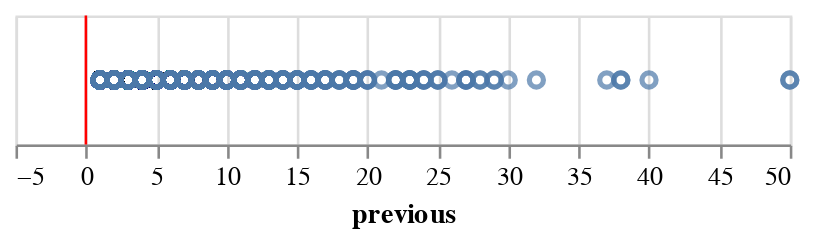

Notebook code for this chart:
### Code cell
# As indicated, all points >= 0. (The red line indicates the minimum.)
alt.Chart(train_df).mark_boxplot().encode(
    alt.X("previous").scale(domain=(-5, 50), clamp=True)
).properties(height=50) + alt.Chart(train_df).mark_rule().encode(x="min(previous)", color=alt.value("red"))

### Figure 1 — Vega specification as saved in the notebook (floating-point values rounded to 4 significant figures; data arrays with more than 128 entries replaced by an {"elided": "..."} marker saying what was removed)
{"$schema": "https://vega.github.io/schema/vega/v5.json", "data": [{"name": "source_0"}, {"name": "data_0"}, {"name": "data_1", "values": {"elided": "6172 records"}}, {"name": "data_2"}, {"name": "data_3", "values": [{"lower_box_previous": 0.0, "lower_whisker_previous": 0, "upper_whisker_previous": 0}]}, {"name": "data_4", "values": [{"lower_whisker_previous": 0, "upper_box_previous": 0.0, "upper_whisker_previous": 0}]}, {"name": "data_5"}, {"name": "data_6", "values": [{"min_previous": 0}]}, {"name": "data_7", "values": [{"lower_box_previous": 0.0, "max_previous": 275, "mid_box_previous": 0, "min_previous": 0, "upper_box_previous": 0.0}]}, {"name": "data_8", "values": [{"lower_box_previous": 0.0, "max_previous": 275, "mid_box_previous": 0, "min_previous": 0, "upper_box_previous": 0.0}]}], "marks": [{"type": "symbol", "name": "layer_0_layer_0_layer_0_marks", "from": {"data": "data_1"}, "encode": {"update": {"opacity": {"value": 0.7}, "ariaRoleDescription": {"value": "point"}, "fill": {"value": "transparent"}, "description": {"signal": "\"previous: \" + (format(datum[\"previous\"], \"\"))"}, "stroke": {"value": "#4c78a8"}, "x": {"field": "previous", "scale": "x"}, "y": {"signal": "height", "mult": 0.5}}}, "style": ["point", "boxplot-outliers"]}, {"type": "rule", "name": "layer_0_layer_0_layer_1_layer_0_marks", "from": {"data": "data_3"}, "encode": {"update": {"y": {"signal": "height", "mult": 0.5}, "stroke": {"value": "black"}, "x": {"field": "lower_whisker_previous", "scale": "x"}, "x2": {"field": "lower_box_previous", "scale": "x"}, "tooltip": {"signal": "{\"Upper Whisker of previous\": format(datum[\"upper_whisker_previous\"], \"\"), \"Lower Whisker of previous\": format(datum[\"lower_whisker_previous\"], \"\")}"}}}, "aria": false, "style": ["rule", "boxplot-rule"]}, {"type": "rule", "name": "layer_0_layer_0_layer_1_layer_1_marks", "from": {"data": "data_4"}, "encode": {"update": {"x": {"field": "upper_box_previous", "scale": "x"}, "y": {"signal": "height", "mult": 0.5}, "x2": {"field": "upper_whisker_previous", "scale": "x"}, "stroke": {"value": "black"}, "tooltip": {"signal": "{\"Upper Whisker of previous\": format(datum[\"upper_whisker_previous\"], \"\"), \"Lower Whisker of previous\": format(datum[\"lower_whisker_previous\"], \"\")}"}}}, "style": ["rule", "boxplot-rule"], "aria": false}, {"type": "rect", "name": "layer_0_layer_1_layer_0_marks", "from": {"data": "data_7"}, "encode": {"update": {"yc": {"signal": "height", "mult": 0.5}, "tooltip": {"signal": "{\"Max of previous\": format(datum[\"max_previous\"], \"\"), \"Q3 of previous\": format(datum[\"upper_box_previous\"], \"\"), \"Median of previous\": format(datum[\"mid_box_previous\"], \"\"), \"Q1 of previous\": format(datum[\"lower_box_previous\"], \"\"), \"Min of previous\": format(datum[\"min_previous\"], \"\")}"}, "x2": {"field": "upper_box_previous", "scale": "x"}, "fill": {"value": "#4c78a8"}, "description": {"signal": "\"previous: \" + (format(datum[\"lower_box_previous\"], \"\")) + \"; upper_box_previous: \" + (format(datum[\"upper_box_previous\"], \"\")) + \"; Max of previous: \" + (format(datum[\"max_previous\"], \"\")) + \"; Q3 of previous: \" + (format(datum[\"upper_box_previous\"], \"\")) + \"; Median of previous: \" + (format(datum[\"mid_box_previous\"], \"\")) + \"; Q1 of previous: \" + (format(datum[\"lower_box_previous\"], \"\")) + \"; Min of previous: \" + (format(datum[\"min_previous\"], \"\"))"}, "x": {"field": "lower_box_previous", "scale": "x"}, "height": {"value": 14}, "ariaRoleDescription": {"value": "box"}}}, "style": ["bar", "boxplot-box"]}, {"type": "rect", "name": "layer_0_layer_1_layer_1_marks", "from": {"data": "data_8"}, "encode": {"update": {"width": {"value": 1}, "yc": {"signal": "height", "mult": 0.5}, "height": {"value": 14}, "xc": {"field": "mid_box_previous", "scale": "x"}, "fill": {"value": "white"}, "tooltip": {"signal": "{\"Max of previous\": format(datum[\"max_previous\"], \"\"), \"Q3 of previous\": format(datum[\"upper_box_previous\"], \"\"), \"Median of previous\": format(datum[\"mid_box_previous\"], \"\"), \"Q1 of previous\": format(datum[\"lower_box_previous\"], \"\"), \"Min of previous\": format(datum[\"min_previous\"], \"\")}"}, "opacity": {"value": 0.7}}}, "style": ["tick", "boxplot-median"], "aria": false}, {"type": "rule", "name": "layer_1_marks", "from": {"data": "data_6"}, "encode": {"update": {"x": {"field": "min_previous", "scale": "x"}, "y": {"value": 0}, "y2": {"field": {"signal": null, "datum": null, "group": "height", "parent": null}}, "description": {"signal": "\"Min of previous: \" + (format(datum[\"min_previous\"], \"\"))"}, "stroke": {"value": "red"}}}, "style": ["rule"]}], "scales": [{"name": "x", "type": "linear", "domain": [-5, 50], "range": [0, {"signal": "width"}], "clamp": true, "nice": true, "zero": true}], "axes": [{"scale": "x", "grid": true, "aria": false, "minExtent": 0, "labels": false, "maxExtent": 0, "ticks": false, "domain": false, "zindex": 0, "tickCount": {"signal": "ceil(width/40)"}, "orient": "bottom"}, {"scale": "x", "labelOverlap": true, "grid": false, "labelFlush": true, "zindex": 0, "orient": "bottom", "title": "previous", "tickCount": {"signal": "ceil(width/40)"}}], "background": "white", "height": 50, "padding": 5, "style": "cell", "width": 300}
